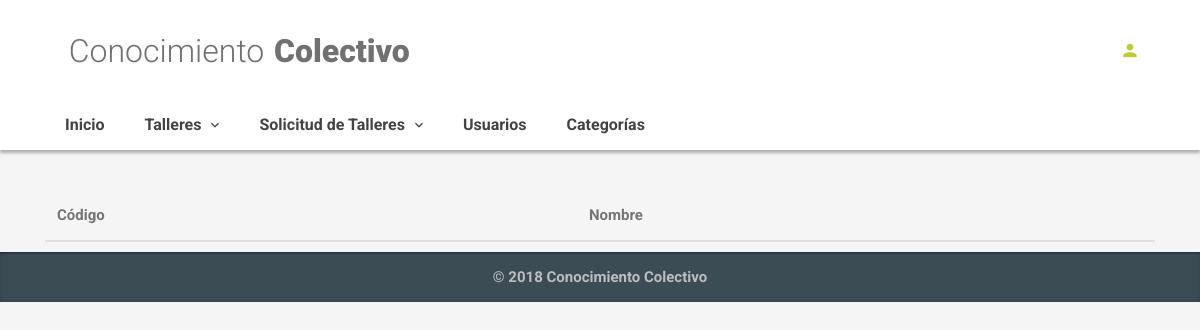
The page /index.php/admin/subcategories_list/2 on the database as committed earlier.
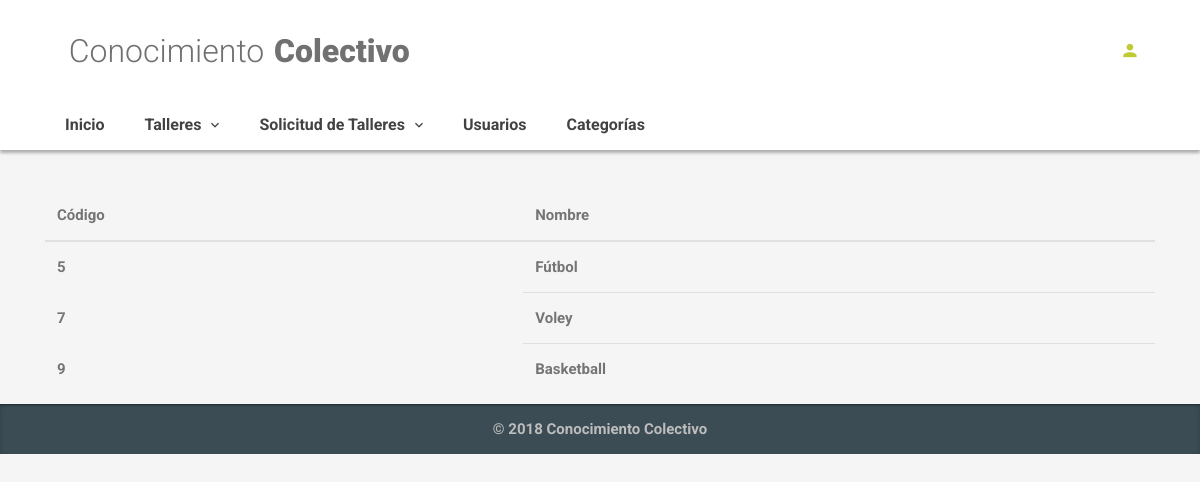
The same page on the database as committed later.
### tables this page shows
CREATE TABLE `subcategories` (
  `id` int(11) NOT NULL AUTO_INCREMENT,
  `sub_name` varchar(20) NOT NULL,
  `categories_id` int(11) NOT NULL,
  PRIMARY KEY (`id`),
  KEY `fk_subcategories_parent_id_categories_id` (`categories_id`),
  CONSTRAINT `fk_subcategories_parent_id_categories_id` FOREIGN KEY (`categories_id`) REFERENCES `categories` (`id`)
);

### application/controllers/Admin.php (called while the page is built, shortened)
<?php
class Admin extends CI_Controller {
    public function __construct() {
		$this->load->model('admin_model');
	}
	public function subcategories_list($category_id){
		$show_subcategories = $this->admin_model->get_subcategories_list($category_id);
		$dataView=[
		'page'=>'admin/subcategories_list',
		'lista_sc'=>$show_subcategories
		];
		$this->load->view('template/basic',$dataView);
	}
}

### index.php (called while the page is built, shortened)
<?php
require_once BASEPATH.'core/CodeIgniter.php';

### application/models/Admin_model.php (called while the page is built, shortened)
<?php
class Admin_model extends CI_Model {
    public function get_subcategories_list($category_id){
        $sql = "SELECT
                  id,
                  sub_name,
                  categories_id
                FROM
                  subcategories
                WHERE categories_id = ? ;";
          $query = $this->db->query($sql,array($category_id));
          return $query->result_array();
    }
}

### application/views/admin/subcategories_list.php (the view)
<div class="container">
    <table class="table">
  <thead>
    <tr>
      <th>Código</th>
      <th>Nombre</th>
    </tr>
  </thead>
  <tbody>
    <?php foreach($lista_sc as $rows){?>
    <tr>
      <th><?php echo $rows['id']?></th>
      <td><?php echo $rows['sub_name']?></td>
    </tr>
    <?php }?>
  </tbody>
</table>
</div>

### application/views/template/basic.php (shortened to what this page needs)
<!DOCTYPE html>
<html lang="es">
  <head>
    <link rel="stylesheet" href="/assets/css/plugins.min.css">
    <link rel="stylesheet" href="/assets/css/style.lime-600.min.css">
  </head>
  <body>
    <div class="ms-site-container">
      <?php $this->load->view('template/header')?>
        <?php $this->load->view($page)?>
      <?php $this->load->view('template/footer')?>
    </div>
  </body>
</html>

### application/views/template/header.php (shortened to what this page needs)
<header class="ms-header ms-header-white">
    <div class="container container-full">
        <div class="ms-title">
            <a href="/">
                <h1 class="animated fadeInRight animation-delay-6">Conocimiento
                    <span>
                        <strong>&nbsp;&nbsp;&nbsp;
                            <strong>Colectivo</strong>
                    </span>
                </h1>
            </a>
        </div>
        <div class="header-right">
            <?php if($this->session->userdata('s_iduser') == false){?>
            <a href="<?php echo site_url('login')?>" class="btn-circle btn-circle-primary no-focus animated zoomInDown animation-delay-8">
                <i class="zmdi zmdi-account"></i>
            </a>
            <?php }?>
        </div>
    </div>
</header>
<nav class="navbar navbar-expand-md navbar-static ms-navbar ms-navbar-white">
    <div class="container container-full">
        <div class="collapse navbar-collapse" id="ms-navbar">
            <ul class="navbar-nav">
                <?php $this->load->view('template/menu')?>
            </ul>
        </div>
    </div>
</nav>

### application/views/template/menu.php (shortened to what this page needs)
<li class="nav-item">
    <a href="<?php echo site_url('')?>" class="nav-link animated fadeIn animation-delay-9" role="button" aria-haspopup="true" aria-expanded="false" data-name="inicio">Inicio</a>
</li>
<li class="nav-item dropdown">
    <a href="#" class="nav-link dropdown-toggle animated fadeIn animation-delay-9" data-toggle="dropdown" data-hover="dropdown" role="button" aria-haspopup="true" aria-expanded="false" data-name="ecommerce">
        Talleres
        <i class="zmdi zmdi-chevron-down"></i>
    </a>
</li>
<li class="nav-item dropdown">
    <a href="#" class="nav-link dropdown-toggle animated fadeIn animation-delay-9" data-toggle="dropdown" data-hover="dropdown" role="button" aria-haspopup="true" aria-expanded="false" data-name="ecommerce">
        Solicitud de Talleres
        <i class="zmdi zmdi-chevron-down"></i>
    </a>
</li>
<li class="nav-item">
    <a href="<?php echo site_url('admin')?>" class="nav-link animated fadeIn animation-delay-9" role="button" aria-haspopup="true" aria-expanded="false" data-name="inicio">Usuarios</a>
</li>
<li class="nav-item">
    <a href="<?php echo site_url('admin/categories_list')?>" class="nav-link animated fadeIn animation-delay-9" role="button" aria-haspopup="true" aria-expanded="false" data-name="inicio">Categorías</a>
</li>

### application/views/template/footer.php (shortened to what this page needs)
 <footer class="ms-footer">
  <div class="container">
    <p> &copy; 2018 Conocimiento Colectivo</p>
  </div>
</footer>

Rows that differ between the two databases and show on the page:
added subcategories: id "5", sub_name "Fútbol"
added subcategories: id "7", sub_name "Voley"
added subcategories: id "9", sub_name "Basketball"
